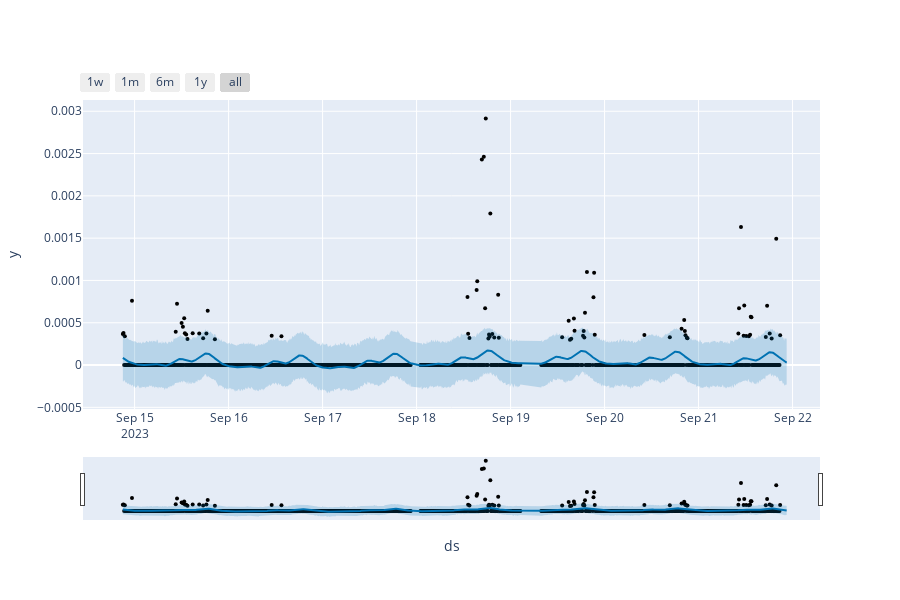

Write notebook code for a chart like this one.
### Code cell
plot_plotly(model, forecast)

### Figure 1 — Plotly figure (JSON) as saved in the notebook; plotly's stock layout.template omitted (floating-point values rounded to 4 significant figures; data arrays with more than 128 entries replaced by an {"elided": "..."} marker saying what was removed)
{"data": [{"marker": {"color": "black", "size": 4}, "mode": "markers", "name": "Actual", "type": "scatter", "x": {"elided": "956 str values"}, "y": {"elided": "956 float values"}}, {"hoverinfo": "skip", "line": {"width": 0}, "mode": "lines", "type": "scatter", "x": {"elided": "966 str values"}, "y": {"elided": "966 float values"}}, {"fill": "tonexty", "fillcolor": "rgba(0, 114, 178, 0.2)", "line": {"color": "#0072B2", "width": 2}, "mode": "lines", "name": "Predicted", "type": "scatter", "x": {"elided": "966 str values"}, "y": {"elided": "966 float values"}}, {"fill": "tonexty", "fillcolor": "rgba(0, 114, 178, 0.2)", "hoverinfo": "skip", "line": {"width": 0}, "mode": "lines", "type": "scatter", "x": {"elided": "966 str values"}, "y": {"elided": "966 float values"}}], "layout": {"height": 600, "showlegend": false, "width": 900, "xaxis": {"autorange": true, "range": ["2023-09-14 10:48:59.6313", "2023-09-22 07:01:00.3687"], "rangeselector": {"buttons": [{"count": 7, "label": "1w", "step": "day", "stepmode": "backward"}, {"count": 1, "label": "1m", "step": "month", "stepmode": "backward"}, {"count": 6, "label": "6m", "step": "month", "stepmode": "backward"}, {"count": 1, "label": "1y", "step": "year", "stepmode": "backward"}, {"step": "all"}]}, "rangeslider": {"autorange": true, "range": ["2023-09-14 10:48:59.6313", "2023-09-22 07:01:00.3687"], "visible": true, "yaxis": {"_template": null, "rangemode": "match"}}, "title": {"text": "ds"}, "type": "date"}, "yaxis": {"autorange": true, "range": [-0.0005197, 0.003133], "title": {"text": "y"}, "type": "linear"}}}
